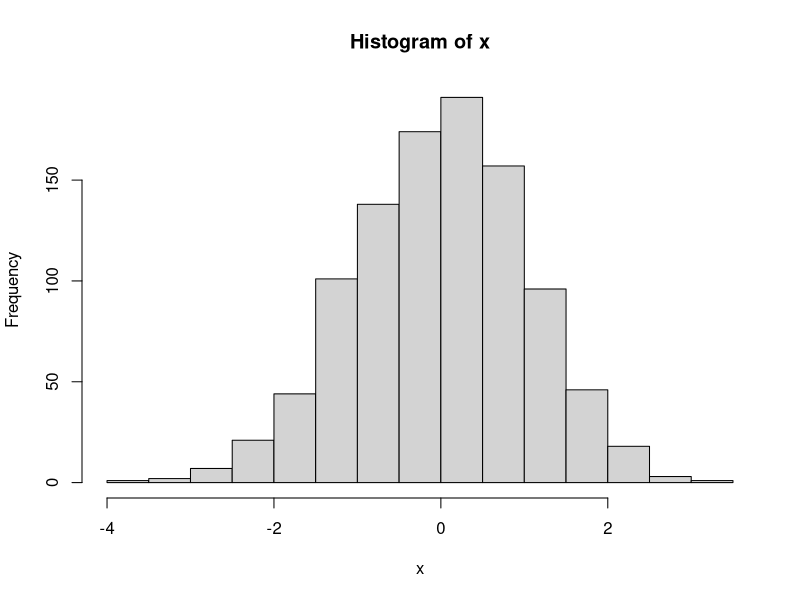
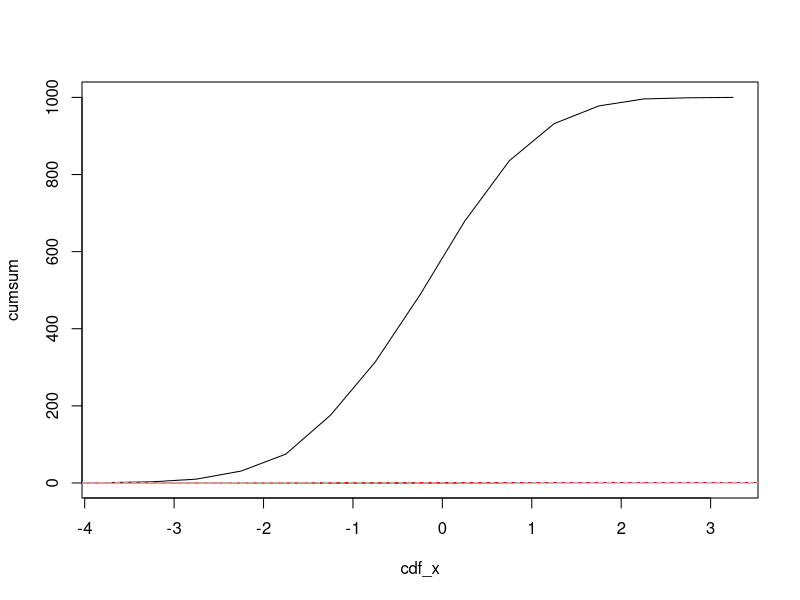
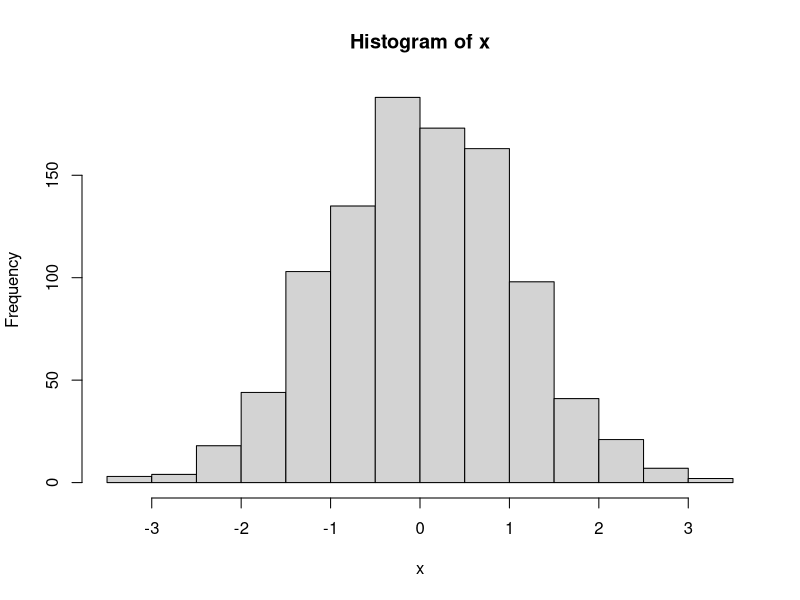
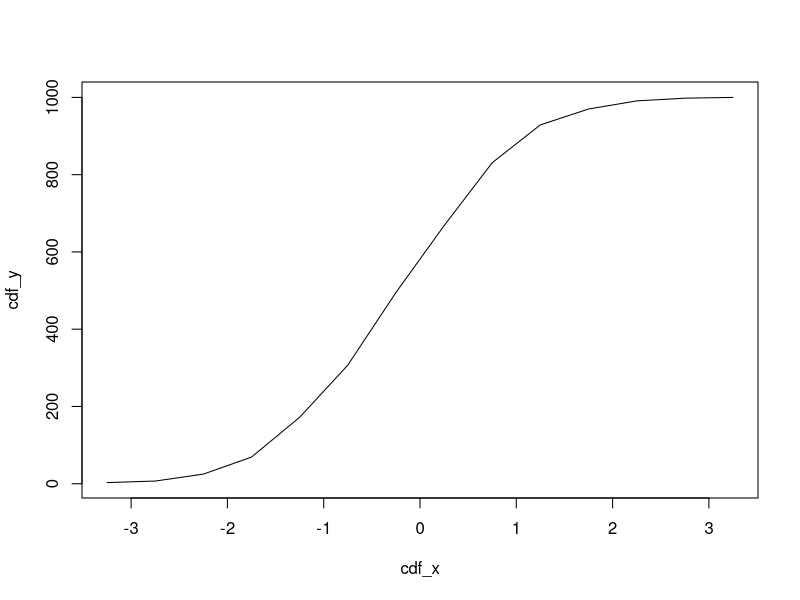
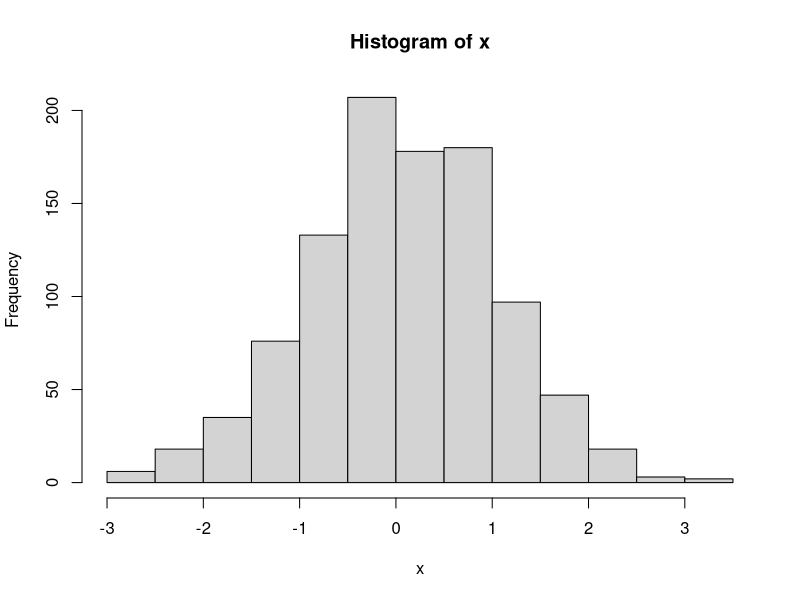
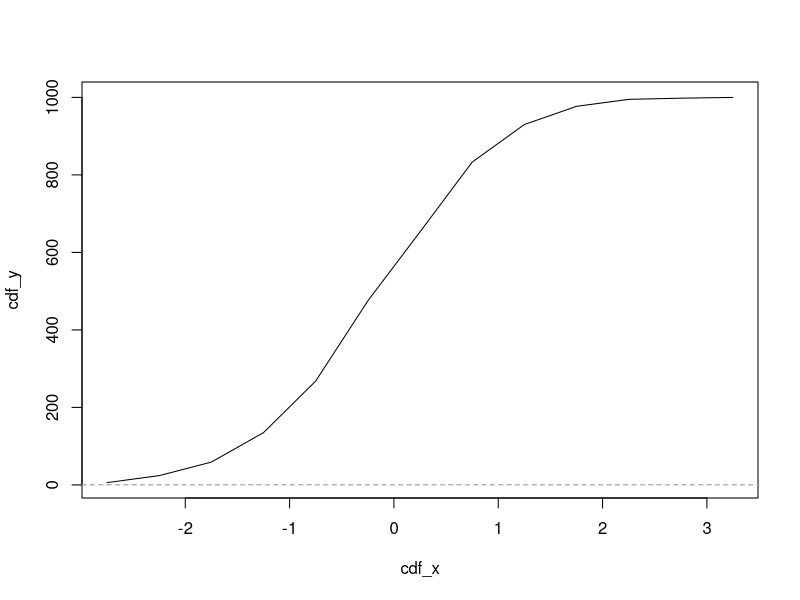
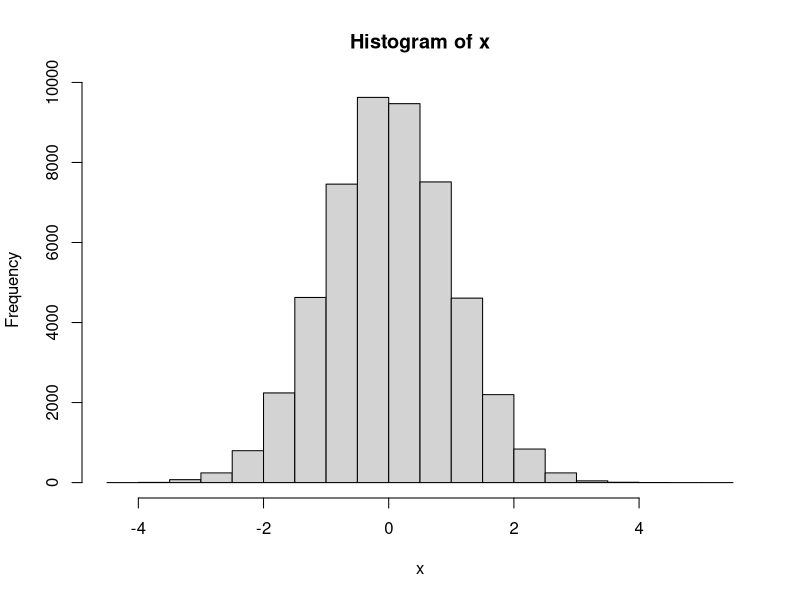
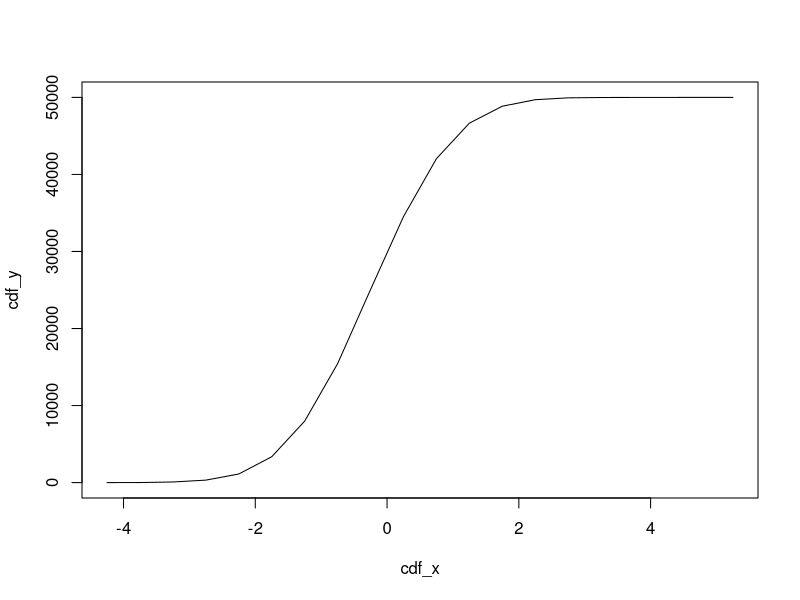

These figures' R source, in order:
# Ndivhuwo Nyase
# Practical 8: Empirical cumulative distribution function


# Q1: . Use a for loop to calculate cumulative probabilities
# from the counts produced by the hist() function below

x <- rnorm(1000)
x.hist <- hist(x)
str(x.hist)
x.hist$counts
x.hist$breaks

cumsum <- numeric(length = length(x.hist$counts))
cdf_x <- numeric(length = length(x.hist$counts))

for (index in 1:length(x.hist$counts)){
  if (index == 1) {
    cumsum[index] <- x.hist$counts[index]
    }
  
  else {
    cumsum[index] <- x.hist$counts[index] + cumsum[index-1]
  }
  cdf_x[index] <- (x.hist$breaks[index] + x.hist$breaks[index+1])/2
}

plot(cdf_x, cumsum,pch = 19,type ='l')
lines(ecdf(x = x), col = "red")

n_cdf <- function(n) {
  x <- rnorm(n)
  x.hist <- hist(x)
  
  cdf_x <- numeric(length(x.hist$counts))
  cdf_y <- numeric(length(x.hist$counts))
  
  for(index in 1:length(cdf_x))
  { 
    if (index == 1) {
      cdf_y[index] <- x.hist$counts[index]
    }
    else {
      cdf_y[index] <- x.hist$counts[index]+cdf_y[index-1]
    }
  cdf_x[index] <- (x.hist$breaks[index] + x.hist$breaks[index+1])/2
    }
  return (plot(cdf_x,cdf_y, type = 'l'))
}

n_cdf(1000)

n_cdf(x)
lines(ecdf((1000)), col = "red", lwd = 2)

uuu <- runif(50000)
n_cdf(uuu)


